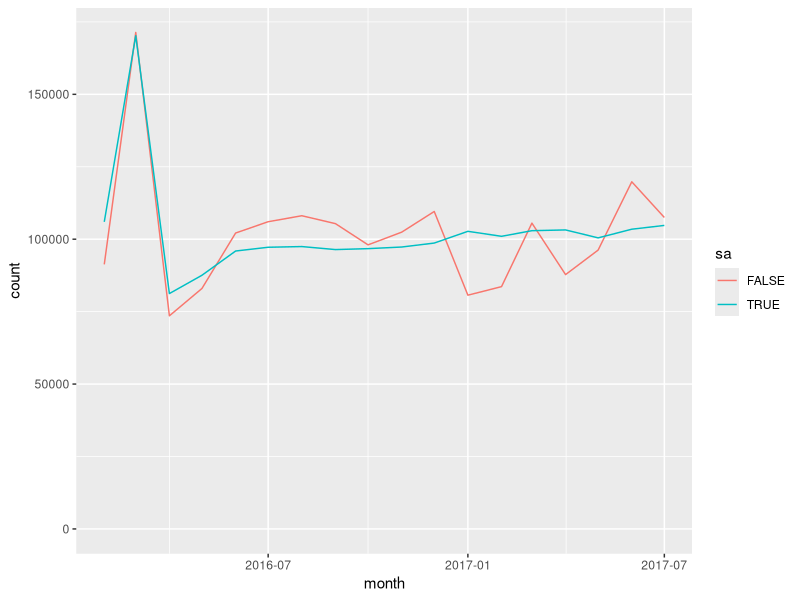
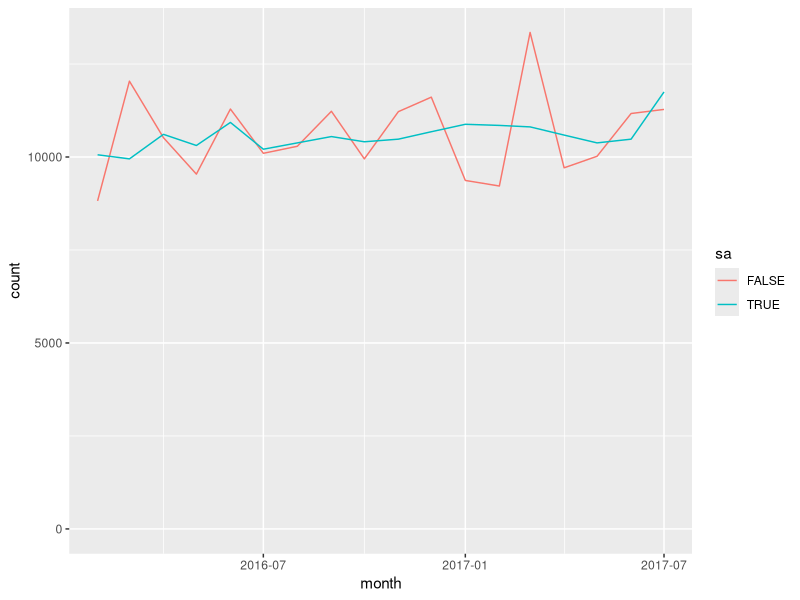
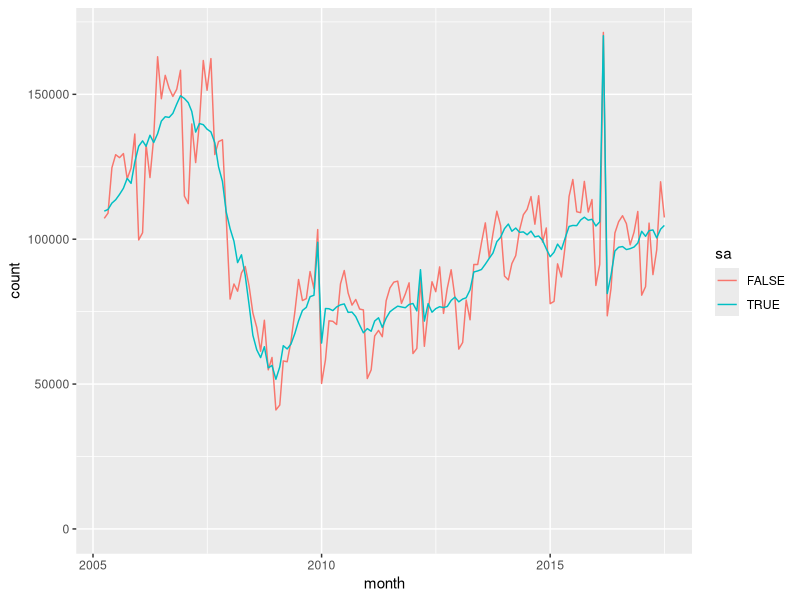
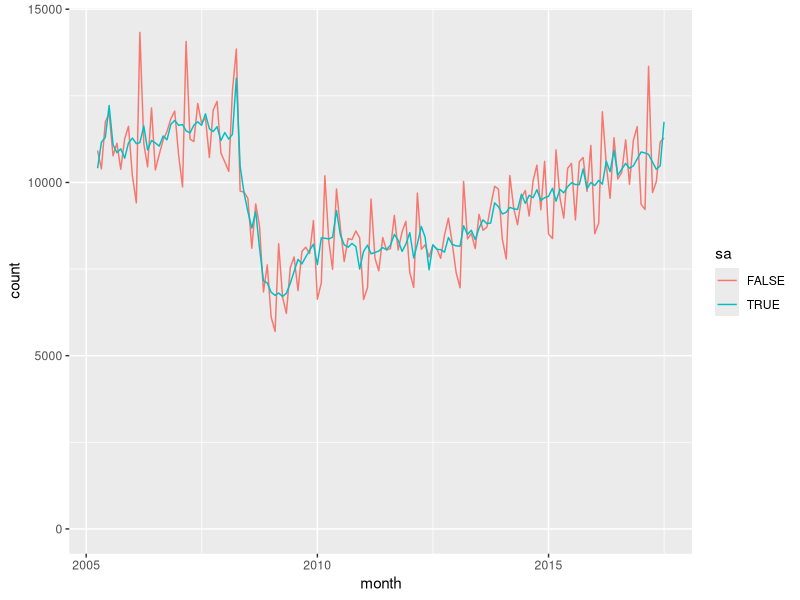
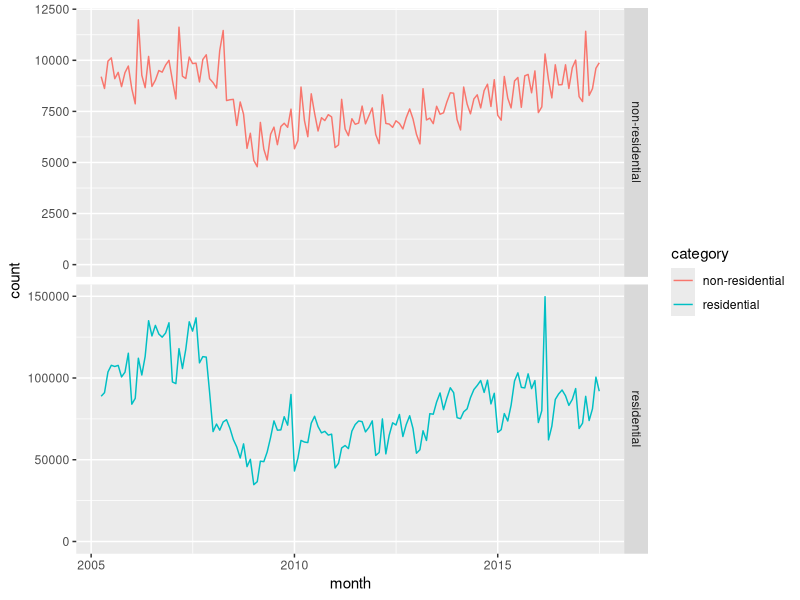
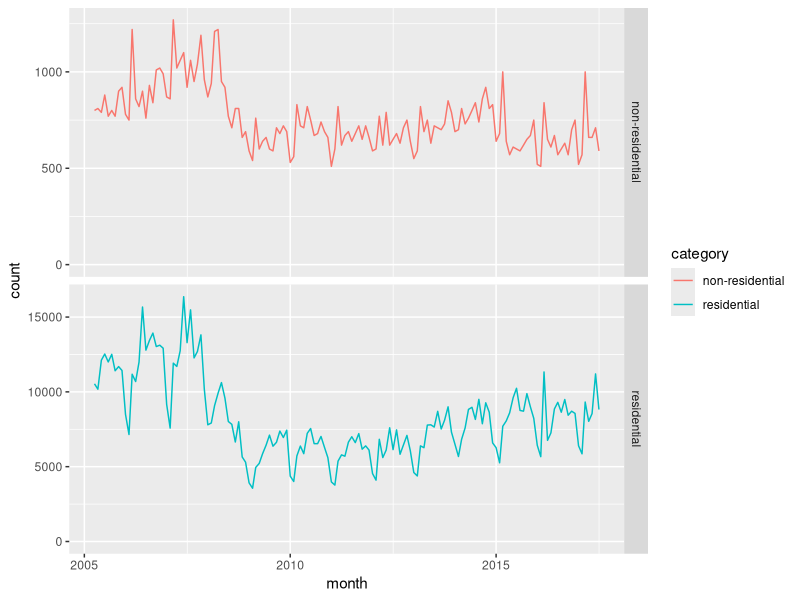
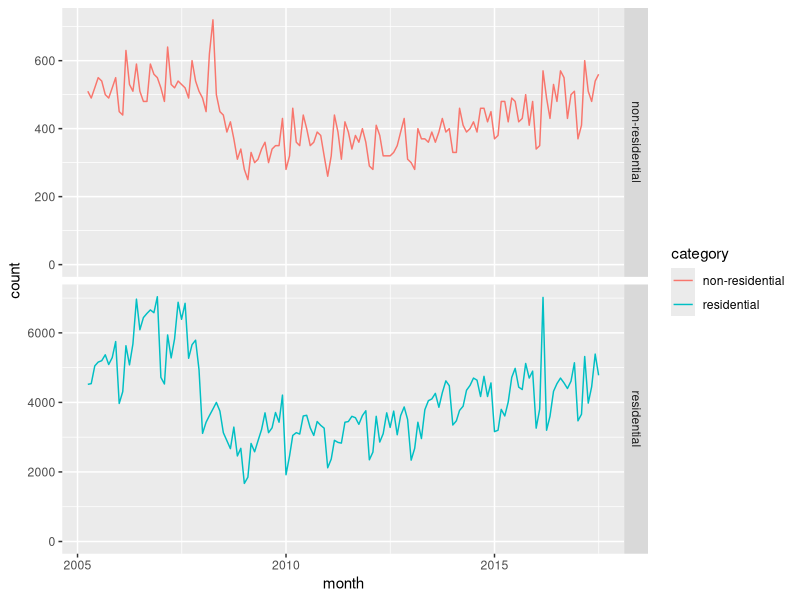
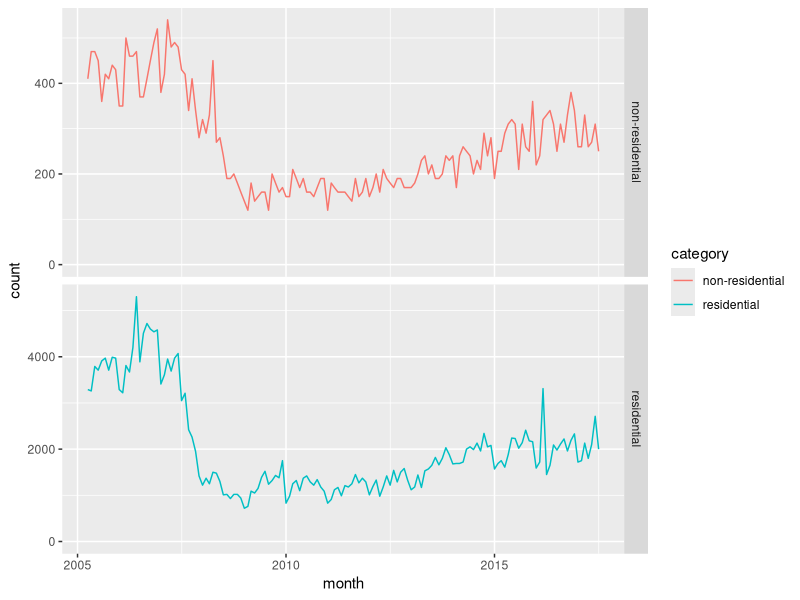

The R script that drew these images, in order:
## ---- chunk 1
knitr::opts_chunk$set(echo = FALSE, warning = FALSE, message = FALSE)
library(readxl)
library(kableExtra)
library(lubridate)
library(tidyverse)
library(knitr)
## ---- chunk 2
resCountRaw <- read_xlsx('./UK_Tables_Aug_2017_monthlies.xlsx','Residential')
nonresCountRaw <- read_xlsx('./UK_Tables_Aug_2017_monthlies.xlsx','Non-residential')

resCount <- resCountRaw %>%
            gather('area','count',2:7) %>%
            mutate(category='residential')
            
nonresCount <- nonresCountRaw %>%
               gather('area','count',2:7) %>% 
               mutate(category='non-residential')

monthlyCount <- dplyr::union(resCount,nonresCount) %>%
                mutate(
                  sa=(area=='UKSeasonallyAdjusted'),
                  year=strftime(month,format='%Y'),
                  fyst=year(month)-as.integer( month(month)<4 ),
                  fy=paste0(as.character(fyst),'\U2013',as.character((fyst+1) %% 100)),
                  quarter=quarters(month),
                  area=replace(area,area=='UKSeasonallyAdjusted','UK')
                )

thisMonth <- ymd('2017-07-01',tz='UTC')
recentRangeStart <- thisMonth %m+% months(-17)
historicRangeStart <- ymd('2005-04-01',tz='UTC')
recentMonths <- seq(recentRangeStart,thisMonth,by='month')
historicMonths <- seq(historicRangeStart,thisMonth,by='month')

monthlyCount %>% 
  filter(area == 'UK') %>%
  filter(month %in% recentMonths) %>%
  filter(category == 'residential') %>%
  ggplot(mapping = aes(x=month,y=count,colour=sa)) +
  expand_limits(y=0) +
  geom_line() -> chart1a
plot(chart1a)

monthlyCount %>% 
  filter(area == 'UK') %>%
  filter(month %in% recentMonths) %>%
  filter(category == 'non-residential') %>%
  ggplot(mapping = aes(x=month,y=count,colour=sa)) +
  expand_limits(y=0) +
  geom_line() -> chart1b
plot(chart1b)

monthlyCount %>% 
  filter(area == 'UK') %>%
  filter(month %in% historicMonths) %>%
  filter(category == 'residential') %>%
  ggplot(mapping = aes(x=month,y=count,colour=sa)) +
  expand_limits(y=0) +
  geom_line() -> chart4a
plot(chart4a)

monthlyCount %>% 
  filter(area == 'UK') %>%
  filter(month %in% historicMonths) %>%
  filter(category == 'non-residential') %>%
  ggplot(mapping = aes(x=month,y=count,colour=sa)) +
  expand_limits(y=0) +
  geom_line() -> chart4b
plot(chart4b)

monthlyCount %>% 
  filter(area == 'England') %>%
  filter(month %in% historicMonths) %>%
  ggplot(mapping = aes(x=month,y=count,colour=category)) +
  facet_grid(category ~ ., scales="free_y" )+
  expand_limits(y=0) +
  geom_line() -> chart4c
plot(chart4c) # TODO dual y-axes, see http://lehoangvan.com/posts/dual-y-axis-ggplot2/

monthlyCount %>% 
  filter(area == 'Scotland') %>%
  filter(month %in% historicMonths) %>%
  ggplot(mapping = aes(x=month,y=count,colour=category)) +
  facet_grid(category ~ ., scales="free_y" )+
  expand_limits(y=0) +
  geom_line() -> chart4d
plot(chart4d)

monthlyCount %>% 
  filter(area == 'Wales') %>%
  filter(month %in% historicMonths) %>%
  ggplot(mapping = aes(x=month,y=count,colour=category)) +
  facet_grid(category ~ ., scales="free_y" )+
  expand_limits(y=0) +
  geom_line() -> chart4e
plot(chart4e) # TODO dual y-axes, see http://lehoangvan.com/posts/dual-y-axis-ggplot2/

monthlyCount %>% 
  filter(area == 'Northern Ireland') %>%
  filter(month %in% historicMonths) %>%
  ggplot(mapping = aes(x=month,y=count,colour=category)) +
  facet_grid(category ~ ., scales="free_y" )+
  expand_limits(y=0) +
  geom_line() -> chart4f
plot(chart4f)
## ---- chunk 3
monthlyCount %>% filter(month %in% recentMonths, category == 'residential') %>% select (-c(category,year,fyst,fy,quarter)) %>% spread(area,count) %>% kable
